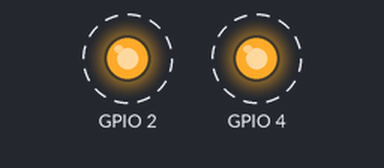
Simulated run of this program. Board: ESP32. Shown: output pins drawn as LEDs (lit = HIGH). Dashed ring = blinking. What the program prints to the serial monitor is not drawn.

Above: at 0.1 s.
Timing chart, 0 to 3.0 s (numbered marks = the images above):
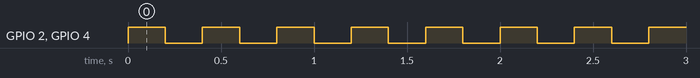

Measured:
- by itself, GPIO 2, GPIO 4: alternates HIGH for 0.20 s and LOW for 0.20 s

The program:

main.cpp
```cpp
/*   ****************************************
* Exemplo 4 para passagem de parâmetros na criação de tasks no FreeRTOS
*
*
*********************************************/

/* Biblioteca Arduino */
#include <Arduino.h>

/* Bibliotecas FreeRTOS */
#include "freertos/FreeRTOS.h"
#include "freertos/task.h"

/* Mapeamento de pinos */
#define LED1 2
#define LED2 4

/* Variáveis para armazenamento da handle das tasks */
/* O handle das tasks serve para controlar e manipular as tasks */
TaskHandle_t task1Handle = NULL;
TaskHandle_t task2Handle = NULL;
TaskHandle_t task3Handle = NULL;

/* Protótipos das tasks */
void taskBlink(void *pvParameters);
void task2(void *pvParameters);


/* variáveis auxiliares*/
int valor = 500;


void setup(){
  // put your setup code here, to run once:
  Serial.begin(9600);

  /* Criação Task 1: blink do LED*/
  xTaskCreate(
    taskBlink, /* função da task */
    "Task 1", /* nome da task */
    configMINIMAL_STACK_SIZE, /* tamanho da pilha */
    (void*)LED1,  /* passa o pino do LED como parâmetro, pode alterar para LED2 (fazer testes) */
    1, /* prioridade da task*/
    &task1Handle /* handle da task*/
  );

  /* Criação Task 2: imprimir contador */
  xTaskCreate(task2, "Task 2", configMINIMAL_STACK_SIZE+1024, (void*)valor, 2, &task2Handle);
    /* o configMINIMAL_STACK_SIZE+1024 é o tamanho da pilha da task */

  /* Criação Task 3: Blink do outro LED*/
  xTaskCreate(taskBlink, "Task 3", configMINIMAL_STACK_SIZE, (void*)LED2, 1, &task3Handle);
}


/* para uma task, é atribuída uma handle, e para uma handle, é possivel controlar e manipular uma task */


void loop() {
  // put your main code here, to run repeatedly:
  vTaskDelay(1000);
}


void taskBlink(void *pvParameters){

  int pin = (int)pvParameters;
  pinMode(pin,OUTPUT);

  while (1)
  {
    digitalWrite(pin, !digitalRead(pin)); /* alterna o estado do LED */
    vTaskDelay(pdMS_TO_TICKS(200)); /* espera 200ms para alternar */
  }
}


void task2(void *pvParameters){

  int cont = (int)pvParameters; /* recupera o valor passado como parâmetro */;

  while(1)
  {
    Serial.println("Task 2: " + String(cont++));

    vTaskDelay(pdMS_TO_TICKS(1000)); /* espera 1s para imprimir o próximo valor */
  }
}
```
